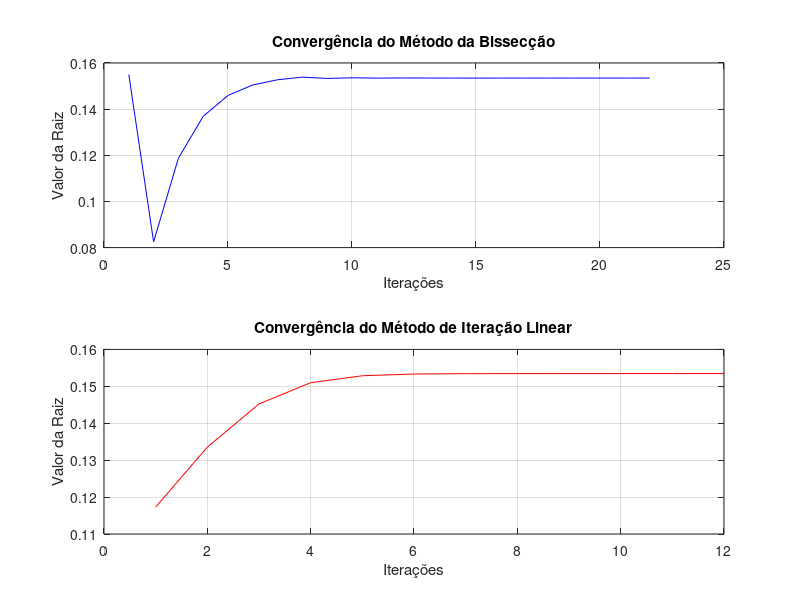

MATLAB code to generate this figure:
function lista5Questao1()
    P = 35000; % Valor de P
    A = 8500;  % Valor de A
    n = 7;     % Número de períodos

    f = @(i) (P * ((i * (1 + i).^n) / ((1 + i).^n - 1)) - A);

    % Definir limites e tolerância
    a = 0.01; % Limite inferior
    b = 0.3;  % Limite superior
    Es = 5e-5; % Tolerância

    % Executar o método da bissecção
    fprintf("Método da Bissecção:\n");
    [rootBisseccao, itBisseccao, valoresBisseccao] = metodoBisseccao(f, a, b, Es);

    % Verifica se o método da bissecção retornou valores válidos
    if isempty(rootBisseccao) || isempty(itBisseccao)
        disp("Erro no método da bissecção.");
        return;
    end

    % Executar o método de iteração linear
    fprintf("\nMétodo de Iteração Linear:\n");
    [rootIteracaoLinear, itIteracaoLinear, valoresIteracaoLinear] = metodoIteracaoLinear(f, P, A, n, Es);

    % Verifica se o método de iteração linear retornou valores válidos
    if isempty(rootIteracaoLinear) || isempty(itIteracaoLinear)
        disp("Erro no método de iteração linear.");
        return;
    end

    % Criar tabela comparativa
    criar_tabela(itBisseccao, rootBisseccao, itIteracaoLinear, rootIteracaoLinear);

    % Criar gráficos de convergência
    criar_graficos(itBisseccao, valoresBisseccao, itIteracaoLinear, valoresIteracaoLinear);
endfunction

function [r, it, valores] = metodoBisseccao(f, a, b, Es)
    Ea = Inf; % Erro absoluto inicial
    r = [];  % Inicializa como vazio para evitar erros
    it = 0;   % Contador de iterações
    n = 30;   % Número máximo de iterações
    valores = []; % Armazena os valores de r

    if (f(a) * f(b) > 0)
        disp("Erro: não há mudança de sinal!");
        return;
    end

    while (it < n)
        rPrevio = r;
        r = (a + b) / 2; % Cálculo do ponto médio
        valores = [valores; r]; % Armazena o valor atual

        if it > 0
            Ea = calcularErroEstimativa(r, rPrevio);
        end

        fprintf('Iteração %d: a = %f, b = %f, r = %f, f(r) = %f, Aproximado = %f\n', ...
                it + 1, a, b, r, f(r), Ea);

        if (Ea <= Es)
            fprintf("Raiz encontrada: %f\n", r);
            break;
        end

        it = it + 1;

        if (f(a) * f(r) < 0)
            b = r; % Atualiza o limite superior
        else
            a = r; % Atualiza o limite inferior
        end
    endwhile

    if it >= n
        fprintf("Método falhou em %d iterações\n", it);
    end

    % Adicione uma verificação se 'r' é vazio
    if isempty(r)
        r = NaN; % Atribuir NaN para indicar que não foi encontrada raiz
    end
endfunction

function [r, it, valores] = metodoIteracaoLinear(f, P, A, n, Es)
    Ea = Inf;  % Erro absoluto inicial
    it = 0;    % Contador de iterações
    nIter = 20; % Número máximo de iterações
    xr = 0.1;  % Aproximação inicial
    valores = []; % Armazena os valores de xr

    g = @(i) i - f(i) / (P * (1 + i)^n / (((1 + i)^n - 1)^2)); % Estimativa de derivada

    while (it < nIter)
        xrPrevio = xr; % Armazena o valor anterior de xr
        xr = g(xrPrevio); % Cálculo da nova aproximação
        it = it + 1; % Incrementa o contador de iterações

        % Cálculo do erro
        if (xrPrevio != 0)
            Ea = calcularErroEstimativa(xr, xrPrevio);
        end

        valores = [valores; xr]; % Armazena o valor atual

        fprintf('Iteração %d: xr = %f, f(xr) = %f, Ea = %f\n', ...
                it, xr, f(xr), Ea);

        % Verificação da convergência
        if (Ea < Es)
            fprintf("Iterações %d: Raiz encontrada: %f\n", it, xr);
            r = xr; % Atribui r como a raiz encontrada
            return; % Encerra a função se a raiz for encontrada
        end
    endwhile

    fprintf("Método falhou em %d iterações\n", it);

    % Adicione uma verificação se 'xr' não foi atualizado
    if it == nIter
        r = NaN; % Atribuir NaN para indicar que não foi encontrada raiz
    end
endfunction

function Ea = calcularErroEstimativa(resultadoAtual, resultadoPrev)
    if resultadoPrev == Inf
        Ea = Inf; % Se o valor anterior for infinito, o erro é infinito
    else
        Ea = abs((resultadoAtual - resultadoPrev) / resultadoAtual) * 100; % Calcula o erro percentual
    end
endfunction

function criar_tabela(itBisseccao, rootBisseccao, itIteracaoLinear, rootIteracaoLinear)
    fprintf("\nTabela Comparativa:\n");
    fprintf("%-20s %-20s %-20s\n", "Método", "Número de Iterações", "Resultado Final");
    fprintf("%-20s %-20d %-20f\n", "Bissecção", itBisseccao, rootBisseccao);
    fprintf("%-20s %-20d %-20f\n", "Iteração Linear", itIteracaoLinear, rootIteracaoLinear);
endfunction

function criar_graficos(itBisseccao, valoresBisseccao, itIteracaoLinear, valoresIteracaoLinear)
    figure;

    % Gráfico para Bissecção
    subplot(2, 1, 1);
    plot(1:length(valoresBisseccao), valoresBisseccao, 'b-');
    title('Convergência do Método da Bissecção');
    xlabel('Iterações');
    ylabel('Valor da Raiz');
    grid on;

    % Gráfico para Iteração Linear
    subplot(2, 1, 2);
    plot(1:length(valoresIteracaoLinear), valoresIteracaoLinear, 'r-');
    title('Convergência do Método de Iteração Linear');
    xlabel('Iterações');
    ylabel('Valor da Raiz');
    grid on;

    % Salvar gráficos
    saveas(gcf, 'convergencia_metodos_bisseccao_iteracao_linear.png');
endfunction

% Chama a função principal
lista5Questao1();

